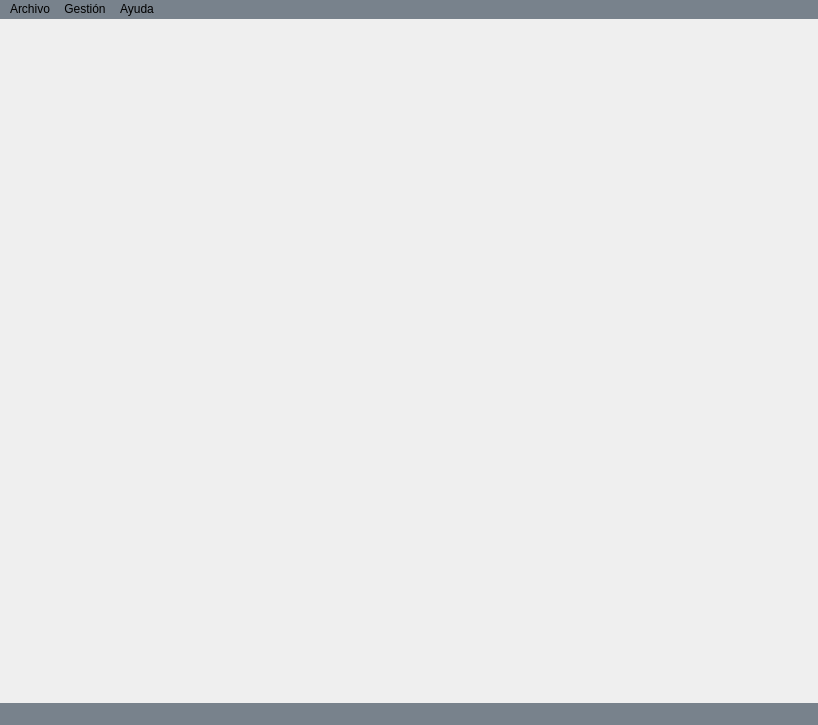
<?xml version="1.0" encoding="UTF-8"?>
<ui version="4.0">
 <class>MainWindow</class>
 <widget class="QMainWindow" name="MainWindow">
  <property name="windowModality">
   <enum>Qt::ApplicationModal</enum>
  </property>
  <property name="geometry">
   <rect>
    <x>0</x>
    <y>0</y>
    <width>818</width>
    <height>725</height>
   </rect>
  </property>
  <property name="windowTitle">
   <string>Liga Sanrafaelina de Fútbol</string>
  </property>
  <property name="windowIcon">
   <iconset resource="resources.qrc">
    <normaloff>:/images/asserts/icon-200.ico</normaloff>:/images/asserts/icon-200.ico</iconset>
  </property>
  <property name="autoFillBackground">
   <bool>false</bool>
  </property>
  <property name="styleSheet">
   <string notr="true"/>
  </property>
  <widget class="QWidget" name="centralwidget"/>
  <widget class="QMenuBar" name="menubar">
   <property name="geometry">
    <rect>
     <x>0</x>
     <y>0</y>
     <width>818</width>
     <height>25</height>
    </rect>
   </property>
   <property name="autoFillBackground">
    <bool>false</bool>
   </property>
   <property name="styleSheet">
    <string notr="true">background-color: rgb(120, 130, 140);</string>
   </property>
   <widget class="QMenu" name="menuArchivo">
    <property name="enabled">
     <bool>true</bool>
    </property>
    <property name="autoFillBackground">
     <bool>false</bool>
    </property>
    <property name="styleSheet">
     <string notr="true"/>
    </property>
    <property name="title">
     <string>Archivo</string>
    </property>
    <addaction name="actionSalir"/>
   </widget>
   <widget class="QMenu" name="menuGesti_n">
    <property name="enabled">
     <bool>true</bool>
    </property>
    <property name="autoFillBackground">
     <bool>false</bool>
    </property>
    <property name="styleSheet">
     <string notr="true"/>
    </property>
    <property name="title">
     <string>Gestión</string>
    </property>
    <addaction name="action_clubs_list"/>
    <addaction name="action_players_list"/>
   </widget>
   <widget class="QMenu" name="menuAyuda">
    <property name="enabled">
     <bool>true</bool>
    </property>
    <property name="autoFillBackground">
     <bool>false</bool>
    </property>
    <property name="styleSheet">
     <string notr="true"/>
    </property>
    <property name="title">
     <string>Ayuda</string>
    </property>
    <addaction name="actionAcerca_de"/>
   </widget>
   <addaction name="menuArchivo"/>
   <addaction name="menuGesti_n"/>
   <addaction name="menuAyuda"/>
  </widget>
  <widget class="QStatusBar" name="statusbar">
   <property name="enabled">
    <bool>true</bool>
   </property>
   <property name="styleSheet">
    <string notr="true">background-color: rgb(120, 130, 140);</string>
   </property>
  </widget>
  <action name="actionSalir">
   <property name="text">
    <string>Salir</string>
   </property>
   <property name="statusTip">
    <string>Salir de la aplicación</string>
   </property>
   <property name="shortcut">
    <string>Ctrl+Q</string>
   </property>
  </action>
  <action name="action_clubs_list">
   <property name="text">
    <string>Clubes</string>
   </property>
  </action>
  <action name="action_players_list">
   <property name="text">
    <string>Jugadores</string>
   </property>
  </action>
  <action name="actionAcerca_de">
   <property name="text">
    <string>Acerca de...</string>
   </property>
  </action>
 </widget>
 <resources>
  <include location="resources.qrc"/>
 </resources>
 <connections/>
</ui>
